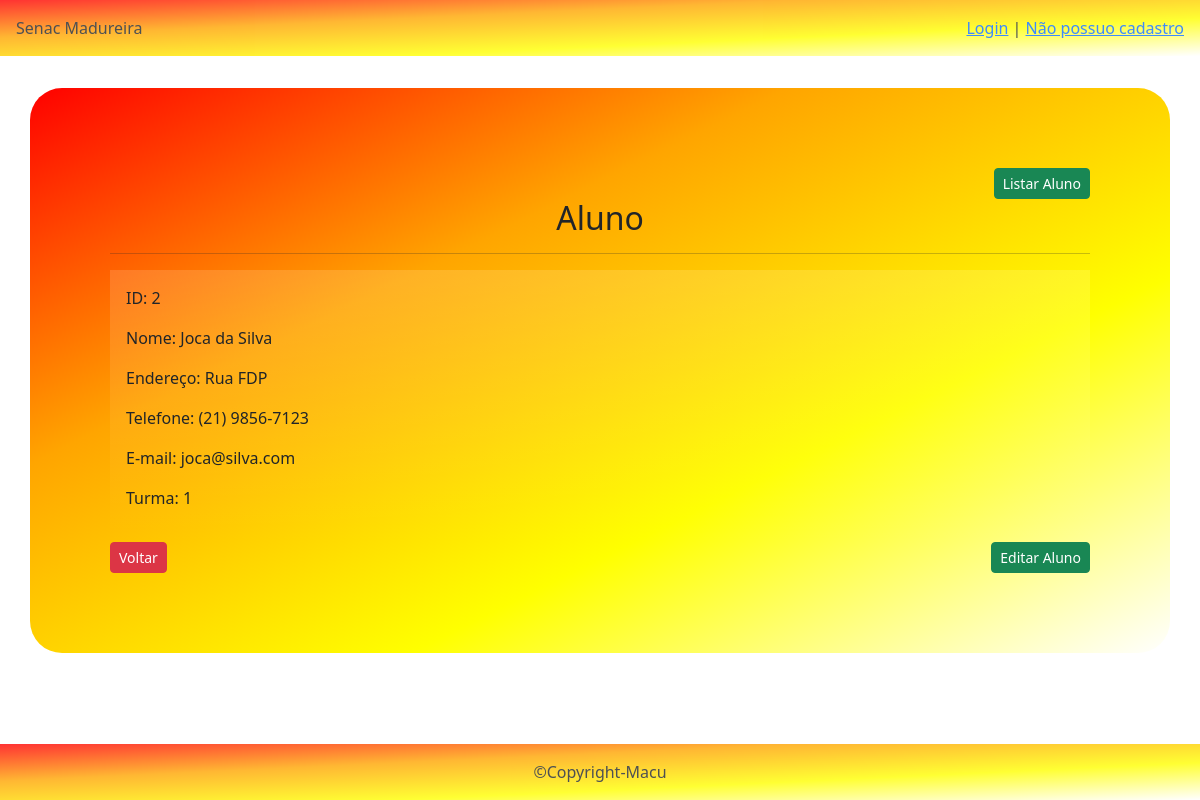
/aluno/vizualizarAluno.php?idAluno=2, run on the app's committed database.
### tables this page shows
CREATE TABLE `alunos` (
  `id` int(11) NOT NULL,
  `nome` varchar(60) NOT NULL,
  `email` varchar(100) NOT NULL,
  `endereco` varchar(100) NOT NULL,
  `telefone` varchar(14) NOT NULL,
  `turma` int(11) NOT NULL
);

### aluno/vizualizarAluno.php (the view)
<?php
$erro = 0;
include "../adm/controle.php";
include "../adm/conexao.php";
if (isset($_GET['idAluno'])) {
    $idAluno = $_GET['idAluno'];
    $sql = "select * from alunos where id=$idAluno";
    $seleciona = mysqli_query($conexao, $sql);
    $exibe = mysqli_fetch_array($seleciona);
    $nome = $exibe['nome'];
    $endereco = $exibe['endereco'];
    $telefone = $exibe['telefone'];
    $email = $exibe['email'];
    $turma = $exibe['turma'];
} else {
    $erro++;
}
?>
<div class="container pag">
    <div class="text-end">
        <a href="listarAluno.php">
            <button class="btn btn-success btn-sm">
                Listar Aluno
            </button>
        </a>
    </div>
    <h2>Aluno</h2>
    <hr>
    <div class="container text-start bg-gradient p-3">
        <?php
        if (!$erro) {
            echo "
                <p>ID: $idAluno</p>
                 <p>Nome: $nome</p>
                 <p>Endereço: $endereco</p>
                 <p>Telefone: $telefone</p>
                 <p>E-mail: $email</p>
                 <p>Turma: $turma</p>
                ";
        } else {
            echo "
                <p>Nenhum aluno foi selecinado</p>
                <p>Clique em listar aluno para selecionar um aluno</p>
                ";
        }
        ?>
    </div>
    <div class="row">
        <div class="col text-start">
            <a href="listarAluno.php">
                <button class="btn btn-danger btn-sm">
                    Voltar
                </button>
            </a>
        </div>
        <div class="col text-end">
            <a href="editarAluno.php?idAluno=<?php echo $idAluno ?>">
                <button class="btn btn-success btn-sm">
                    Editar Aluno
                </button>
            </a>
        </div>
    </div>
</div>
<?php
    include "../adm/footer.php";
?>

### css/style.css (style rules this page uses)
.pag { margin-top: 2em; padding: 5em; border-radius: 2em; text-align: center; background-image: linear-gradient(to bottom right, red,orange,yellow, white ); }
body { background-image: url(https://i.pinimg.com/originals/4e/94/7a/4e947afe00fb849dd5796dcf5f63d9e6.jpg); }

### data on the page
alunos: nome "Joca da Silva", endereco "Rua FDP", telefone "(21) 9856-7123", email "joca@silva.com", turma "1"

### other printed values
$idAluno "2"
